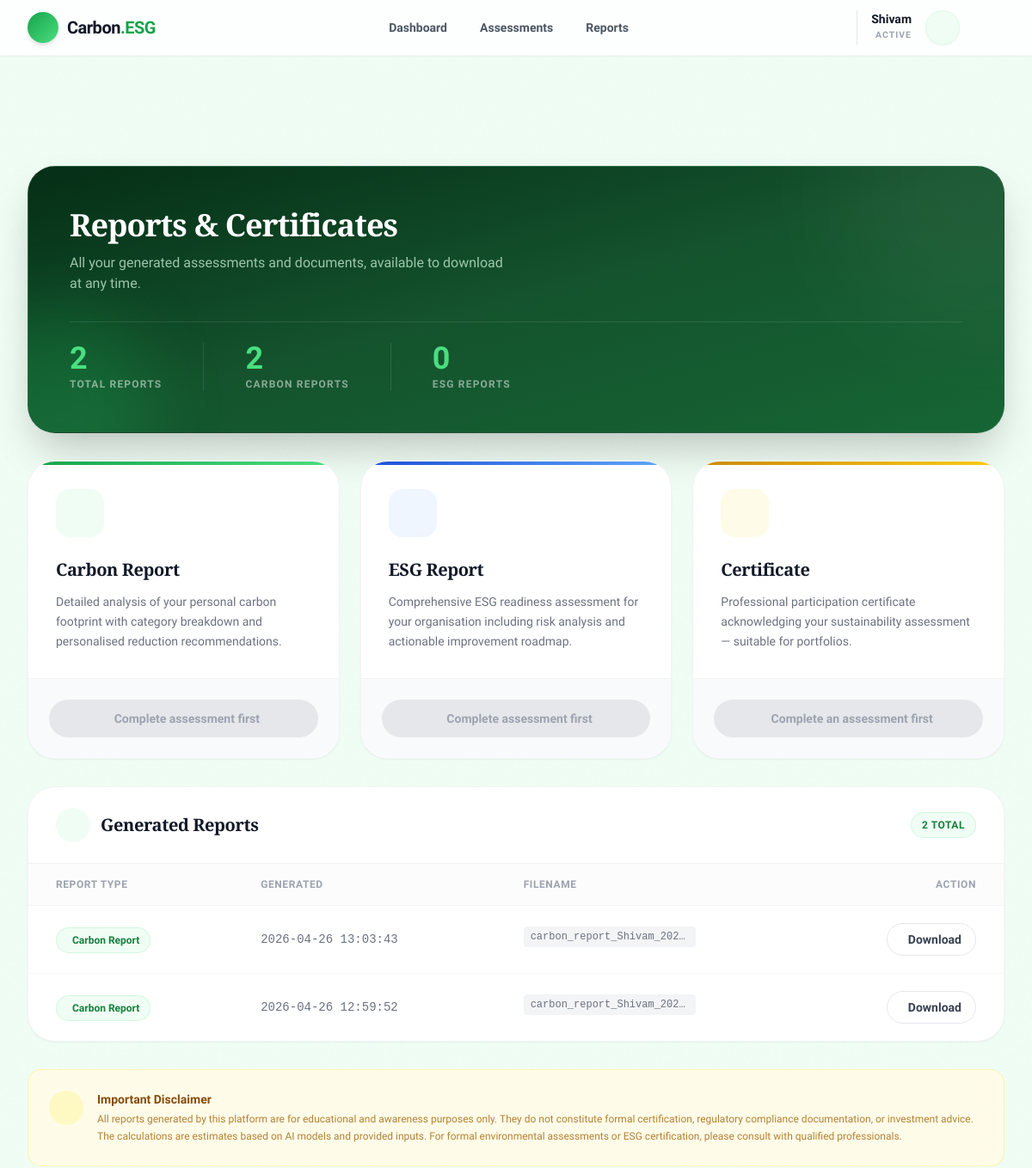
Before: /reports (signed in, upper part) with the older database file.
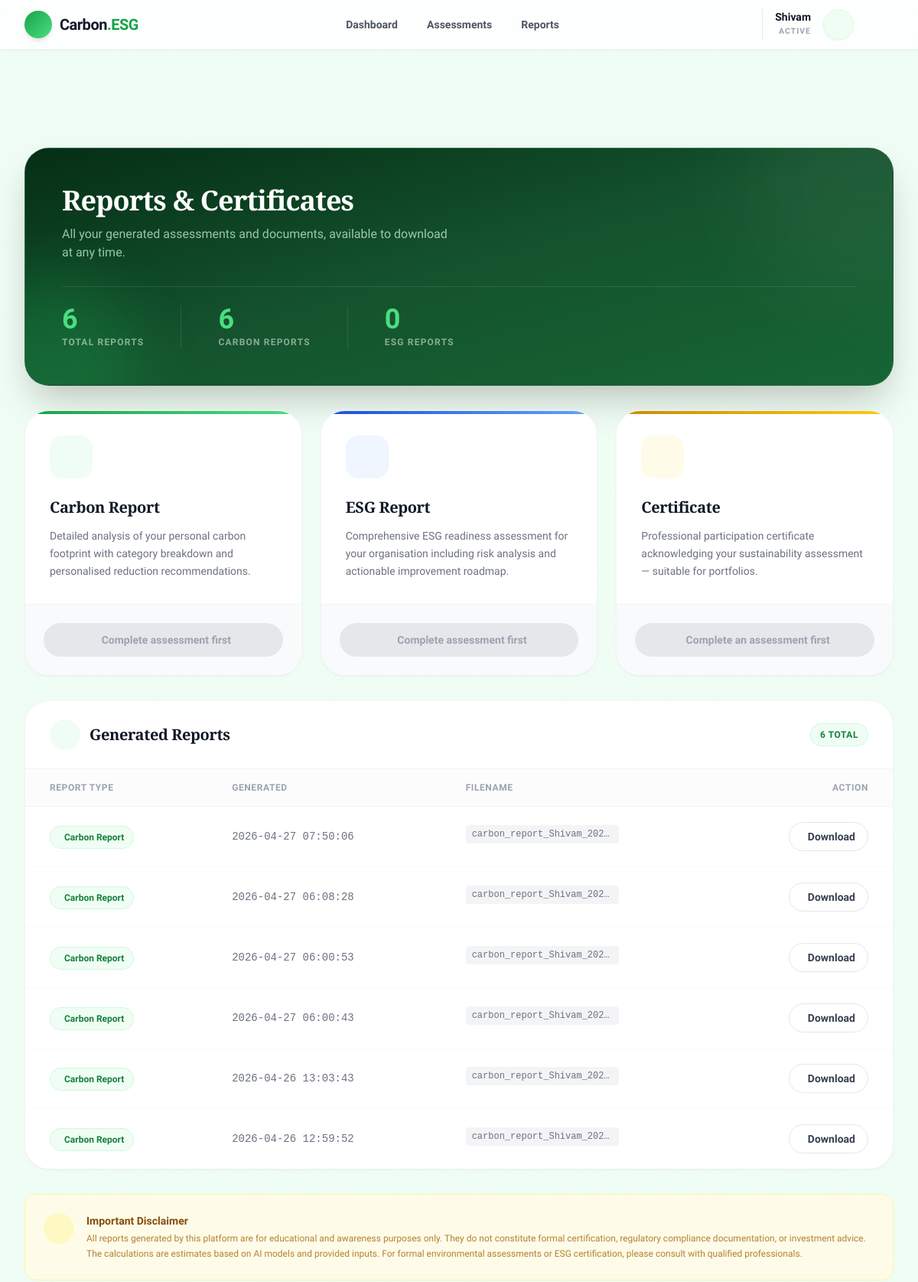
After: the same page with the newer database file.
### tables this page shows
CREATE TABLE users (
        id INTEGER PRIMARY KEY AUTOINCREMENT,
        username TEXT UNIQUE NOT NULL,
        email TEXT UNIQUE NOT NULL,
        password TEXT NOT NULL,
        user_type TEXT NOT NULL CHECK(user_type IN ('individual', 'enterprise')),
        created_at TIMESTAMP DEFAULT CURRENT_TIMESTAMP,
        subscription_plan TEXT DEFAULT 'free',
        plan_updated_at TIMESTAMP DEFAULT CURRENT_TIMESTAMP
    );

CREATE TABLE reports (
        id INTEGER PRIMARY KEY AUTOINCREMENT,
        user_id INTEGER,
        report_type TEXT,
        file_path TEXT,
        generated_at TIMESTAMP DEFAULT CURRENT_TIMESTAMP,
        FOREIGN KEY (user_id) REFERENCES users (id)
    );

### app.py (the view)
@app.route('/reports')
def view_reports():
    if not is_logged_in():
        return redirect(url_for('login'))
    user = get_current_user()
    conn = get_db_connection()
    reports = conn.execute(
        '''SELECT * FROM reports
           WHERE user_id = ? ORDER BY generated_at DESC''',
        (user['id'],)
    ).fetchall()
    conn.close()
    return render_template('reports.html', user=user, reports=reports)

### templates/reports.html (shortened to what this page needs)
{% extends "base.html" %}
{% block content %}
<div class="max-w-7xl mx-auto px-4 sm:px-6 lg:px-8 pt-2 pb-12 lg:pt-4 lg:pb-16 relative z-10 space-y-8">
    <div class="bg-gradient-to-br from-brand-950 via-brand-900 to-brand-800 rounded-[2rem] p-8 lg:p-12 relative overflow-hidden shadow-2xl border border-white/10">
        <div class="absolute -top-32 -right-32 w-80 h-80 bg-white/5 rounded-full blur-3xl pointer-events-none"></div>
        <div class="absolute -bottom-20 -left-20 w-56 h-56 bg-brand-500/20 rounded-full blur-2xl pointer-events-none"></div>
        <div class="relative z-10">
            <h1 class="text-3xl lg:text-4xl font-extrabold text-white mb-3 tracking-tight">Reports &amp; Certificates</h1>
            <p class="text-brand-100/70 text-sm md:text-base max-w-lg mb-8">All your generated assessments and documents, available to download at any time.</p>
            <div class="flex flex-wrap gap-8 lg:gap-12 pt-6 border-t border-white/10">
                <div>
                    <div class="text-4xl font-extrabold text-brand-400 mb-1 leading-none">{{ reports|length if reports else 0 }}</div>
                    <div class="text-xs font-bold text-white/50 uppercase tracking-widest">Total Reports</div>
                </div>
                <div>
                    <div class="text-4xl font-extrabold text-brand-400 mb-1 leading-none">{{ reports|selectattr('report_type','equalto','individual')|list|length if reports else 0 }}</div>
                    <div class="text-xs font-bold text-white/50 uppercase tracking-widest">Carbon Reports</div>
                </div>
                <div>
                    <div class="text-4xl font-extrabold text-brand-400 mb-1 leading-none">{{ reports|selectattr('report_type','equalto','enterprise')|list|length if reports else 0 }}</div>
                    <div class="text-xs font-bold text-white/50 uppercase tracking-widest">ESG Reports</div>
                </div>
            </div>
        </div>
    </div>
    <div class="grid grid-cols-1 md:grid-cols-3 gap-6">
        <div class="bg-white rounded-[2rem] border border-gray-100 shadow-sm hover:shadow-xl hover:-translate-y-1 transition-all duration-300 flex flex-col relative overflow-hidden group">
            <div class="absolute top-0 left-0 w-full h-1 bg-gradient-to-r from-brand-600 to-brand-400"></div>
            <div class="p-8 flex-1">
                <div class="w-14 h-14 rounded-2xl bg-brand-50 text-brand-600 flex items-center justify-center text-3xl mb-6 group-hover:scale-110 group-hover:rotate-3 transition-transform">
                </div>
                <h3 class="text-xl font-bold text-gray-900 mb-3">Carbon Report</h3>
                <p class="text-gray-500 text-sm leading-relaxed">Detailed analysis of your personal carbon footprint with category breakdown and personalised reduction recommendations.</p>
            </div>
            <div class="p-6 bg-gray-50 border-t border-gray-100">
                {% if session.last_calculation %}
                <a href="{{ url_for('generate_report', report_type='individual') }}" class="w-full flex items-center justify-center gap-2 bg-gradient-to-r from-brand-800 to-brand-600 hover:from-brand-900 hover:to-brand-700 text-white py-3 rounded-xl font-bold text-sm shadow-md hover:shadow-glow transition-all hover:-translate-y-0.5">
                    <i class="ph-fill ph-file-pdf text-lg"></i> Generate Report
                </a>
                {% else %}
                <button disabled class="w-full flex items-center justify-center gap-2 bg-gray-200 text-gray-400 py-3 rounded-xl font-bold text-sm cursor-not-allowed">
                     Complete assessment first
                </button>
                {% endif %}
            </div>
        </div>
        <div class="bg-white rounded-[2rem] border border-gray-100 shadow-sm hover:shadow-xl hover:-translate-y-1 transition-all duration-300 flex flex-col relative overflow-hidden group">
            <div class="absolute top-0 left-0 w-full h-1 bg-gradient-to-r from-blue-700 to-blue-400"></div>
            <div class="p-8 flex-1">
                <div class="w-14 h-14 rounded-2xl bg-blue-50 text-blue-600 flex items-center justify-center text-3xl mb-6 group-hover:scale-110 group-hover:rotate-3 transition-transform">
                </div>
                <h3 class="text-xl font-bold text-gray-900 mb-3">ESG Report</h3>
                <p class="text-gray-500 text-sm leading-relaxed">Comprehensive ESG readiness assessment for your organisation including risk analysis and actionable improvement roadmap.</p>
            </div>
            <div class="p-6 bg-gray-50 border-t border-gray-100">
                {% if session.last_esg_calculation %}
                <a href="{{ url_for('generate_report', report_type='enterprise') }}" class="w-full flex items-center justify-center gap-2 bg-gradient-to-r from-blue-900 to-blue-700 hover:from-blue-950 hover:to-blue-800 text-white py-3 rounded-xl font-bold text-sm shadow-md shadow-blue-900/20 transition-all hover:-translate-y-0.5">
                    <i class="ph-fill ph-file-pdf text-lg"></i> Generate Report
                </a>
                {% else %}
                <button disabled class="w-full flex items-center justify-center gap-2 bg-gray-200 text-gray-400 py-3 rounded-xl font-bold text-sm cursor-not-allowed">
                     Complete assessment first
                </button>
                {% endif %}
            </div>
        </div>
        <div class="bg-white rounded-[2rem] border border-gray-100 shadow-sm hover:shadow-xl hover:-translate-y-1 transition-all duration-300 flex flex-col relative overflow-hidden group">
            <div class="absolute top-0 left-0 w-full h-1 bg-gradient-to-r from-yellow-600 to-yellow-400"></div>
            <div class="p-8 flex-1">
                <div class="w-14 h-14 rounded-2xl bg-yellow-50 text-yellow-600 flex items-center justify-center text-3xl mb-6 group-hover:scale-110 group-hover:-rotate-3 transition-transform">
                </div>
                <h3 class="text-xl font-bold text-gray-900 mb-3">Certificate</h3>
                <p class="text-gray-500 text-sm leading-relaxed">Professional participation certificate acknowledging your sustainability assessment — suitable for portfolios.</p>
            </div>
            <div class="p-6 bg-gray-50 border-t border-gray-100">
                {% if session.last_calculation or session.last_esg_calculation %}
                <a href="{{ url_for('generate_report', report_type='certificate') }}" class="w-full flex items-center justify-center gap-2 bg-gradient-to-r from-yellow-700 to-yellow-500 hover:from-yellow-800 hover:to-yellow-600 text-white py-3 rounded-xl font-bold text-sm shadow-md shadow-yellow-700/20 transition-all hover:-translate-y-0.5">
                    <i class="ph-bold ph-medal text-lg"></i> Get Certificate
                </a>
                {% else %}
                <button disabled class="w-full flex items-center justify-center gap-2 bg-gray-200 text-gray-400 py-3 rounded-xl font-bold text-sm cursor-not-allowed">
                     Complete an assessment first
                </button>
                {% endif %}
            </div>
        </div>
    </div>
    <div class="bg-white rounded-[2rem] border border-gray-100 shadow-sm overflow-hidden">
        <div class="px-8 py-6 border-b border-gray-100 flex flex-col sm:flex-row items-start sm:items-center justify-between gap-4">
            <div class="flex items-center gap-3">
                <div class="w-10 h-10 rounded-xl bg-brand-50 text-brand-600 flex items-center justify-center text-xl">
                </div>
                <h2 class="text-xl font-bold text-gray-900">Generated Reports</h2>
            </div>
            {% if reports %}
            <span class="bg-brand-50 text-brand-700 border border-brand-200/60 text-xs font-bold px-3 py-1.5 rounded-full uppercase tracking-wider">
                {{ reports|length }} Total
            </span>
            {% endif %}
        </div>
        {% if reports %}
        <div class="overflow-x-auto">
            <table class="w-full text-left border-collapse">
                <thead>
                    <tr class="bg-gray-50/50 border-b border-gray-100">
                        <th class="px-8 py-4 text-xs font-bold text-gray-400 uppercase tracking-wider">Report Type</th>
                        <th class="px-8 py-4 text-xs font-bold text-gray-400 uppercase tracking-wider">Generated</th>
                        <th class="px-8 py-4 text-xs font-bold text-gray-400 uppercase tracking-wider hidden sm:table-cell">Filename</th>
                        <th class="px-8 py-4 text-xs font-bold text-gray-400 uppercase tracking-wider text-right">Action</th>
                    </tr>
                </thead>
                <tbody class="divide-y divide-gray-50">
                    {% for report in reports %}
                    <tr class="hover:bg-gray-50/50 transition-colors group">
                        <td class="px-8 py-5">
                            {% if report.report_type == 'individual' %}
                            <span class="inline-flex items-center gap-1.5 bg-brand-50 border border-brand-200/60 text-brand-700 text-xs font-bold px-3 py-1.5 rounded-lg">
                                 Carbon Report
                            </span>
                            {% elif report.report_type == 'enterprise' %}
                            <span class="inline-flex items-center gap-1.5 bg-blue-50 border border-blue-200/60 text-blue-700 text-xs font-bold px-3 py-1.5 rounded-lg">
                                <i class="ph-fill ph-buildings"></i> ESG Report
                            </span>
                            {% else %}
                            <span class="inline-flex items-center gap-1.5 bg-yellow-50 border border-yellow-200/60 text-yellow-700 text-xs font-bold px-3 py-1.5 rounded-lg">
                                <i class="ph-fill ph-medal"></i> Certificate
                            </span>
                            {% endif %}
                        </td>
                        <td class="px-8 py-5 text-sm text-gray-500 font-medium font-mono">{{ report.generated_at }}</td>
                        <td class="px-8 py-5 hidden sm:table-cell">
                            <span class="bg-gray-100 text-gray-500 text-xs font-mono px-2 py-1 rounded truncate max-w-[200px] inline-block" title="{{ report.file_path.split('/')[-1] }}">
                                {{ report.file_path.split('/')[-1] }}
                            </span>
                        </td>
                        <td class="px-8 py-5 text-right">
                            <a href="{{ url_for('static', filename='reports/' + report.file_path.split('/')[-1]) }}"
                               class="inline-flex items-center gap-2 bg-white hover:bg-brand-50 border border-gray-200 hover:border-brand-300 text-gray-700 hover:text-brand-700 text-sm font-bold py-2 px-4 rounded-xl transition-all hover:-translate-y-0.5" download>
                                 <span class="hidden md:inline">Download</span>
                            </a>
                        </td>
                    </tr>
                    {% endfor %}
                </tbody>
            </table>
        </div>
        {% endif %}
    </div>
    <div class="bg-yellow-50 border border-yellow-200/60 rounded-2xl p-6 flex flex-col md:flex-row gap-4 items-start">
        <div class="w-10 h-10 rounded-xl bg-yellow-100 text-yellow-600 flex items-center justify-center text-xl flex-shrink-0">
        </div>
        <div>
            <h6 class="text-yellow-800 font-bold text-sm mb-1">Important Disclaimer</h6>
            <p class="text-yellow-700/80 text-xs leading-relaxed max-w-5xl">
                All reports generated by this platform are for educational and awareness purposes only. They do not constitute formal certification, regulatory compliance documentation, or investment advice. The calculations are estimates based on AI models and provided inputs. For formal environmental assessments or ESG certification, please consult with qualified professionals.
            </p>
        </div>
    </div>
</div>
{% endblock %}

### templates/base.html (shortened to what this page needs)
<!DOCTYPE html>
<html lang="en" class="scroll-smooth">
<head>
    <script src="https://cdn.tailwindcss.com"></script>
    <link rel="stylesheet" href="{{ url_for('static', filename='css/style.css') }}">
</head>
<body class="bg-brand-50 text-gray-800 overflow-x-hidden flex flex-col min-h-screen">
<nav class="sticky top-0 z-50 w-full backdrop-blur-md bg-white/80 border-b border-gray-100 shadow-sm transition-all duration-300">
    <div class="max-w-7xl mx-auto px-4 sm:px-6 lg:px-8">
        <div class="flex justify-between items-center h-16">
            <a href="{{ url_for('index') }}" class="flex items-center gap-2.5 cursor-pointer group outline-none">
                <div class="w-9 h-9 rounded-xl bg-gradient-to-br from-brand-600 to-brand-400 flex items-center justify-center text-white shadow-md group-hover:shadow-glow transition-all duration-300">
                </div>
                <span class="font-extrabold text-xl tracking-tight text-gray-900 group-hover:text-brand-600 transition-colors">
                    Carbon<span class="text-brand-600">.ESG</span>
                </span>
            </a>
            <div class="hidden md:flex items-center gap-8">
                <a href="{{ url_for('dashboard') }}" class="text-sm font-bold text-gray-600 hover:text-brand-600 transition-colors flex items-center gap-1.5">
                     Dashboard
                </a>
                <a href="#" class="text-sm font-bold text-gray-600 hover:text-brand-600 transition-colors flex items-center gap-1.5">
                     Assessments
                </a>
                <a href="#" class="text-sm font-bold text-gray-600 hover:text-brand-600 transition-colors flex items-center gap-1.5">
                     Reports
                </a>
            </div>
            <div class="hidden md:flex items-center gap-4">
                {% if session.get('user_id') or user %}
                    <div class="flex items-center gap-4 pl-4 border-l border-gray-200">
                        <div class="text-right">
                            <p class="text-sm font-bold text-gray-900 leading-none">{{ user.username if user else 'My Profile' }}</p>
                            <p class="text-[0.65rem] font-bold text-gray-400 uppercase tracking-widest mt-1">Active</p>
                        </div>
                        <div class="w-10 h-10 rounded-full bg-brand-50 border border-brand-100 flex items-center justify-center text-brand-600 shadow-sm cursor-pointer hover:bg-brand-100 transition-colors">
                        </div>
                        <a href="{{ url_for('logout') }}" class="ml-1 w-8 h-8 flex items-center justify-center rounded-lg text-gray-400 hover:text-red-500 hover:bg-red-50 transition-all" title="Logout">
                        </a>
                    </div>
                {% endif %}
            </div>
        </div>
    </div>
</nav>
    {% set messages = get_flashed_messages(with_categories=true) %}
    <main class="flex-grow w-full {% if not messages %}pt-24 lg:pt-28{% endif %} pb-12">
        {% block content %}{% endblock %}
    </main>
</body>
</html>

Changed rows visible on the page:
added reports: report_type "Carbon Report", generated_at "2026-04-27 07:50:06", file_path "carbon_report_Shivam_202…"
added reports: report_type "Carbon Report", generated_at "2026-04-27 06:08:28", file_path "carbon_report_Shivam_202…"
added reports: report_type "Carbon Report", generated_at "2026-04-27 06:00:53", file_path "carbon_report_Shivam_202…"
added reports: report_type "Carbon Report", generated_at "2026-04-27 06:00:43", file_path "carbon_report_Shivam_202…"
Other visible differences:
{{ reports|length if reports else 0 }}: "2" → "6"
{{ reports|length }}: "2" → "6"
text no longer shown: "2"
text now shown: "6"
